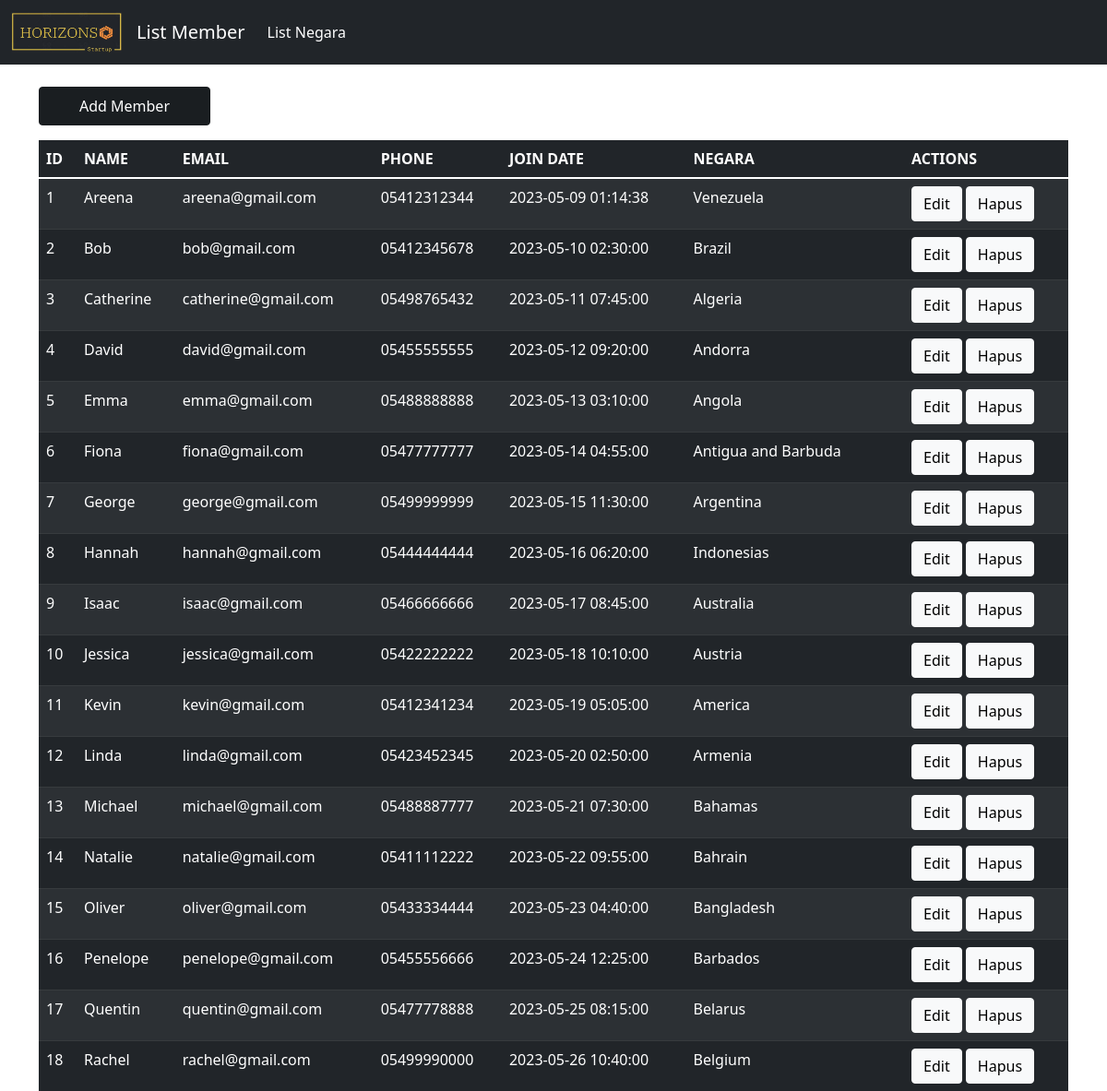
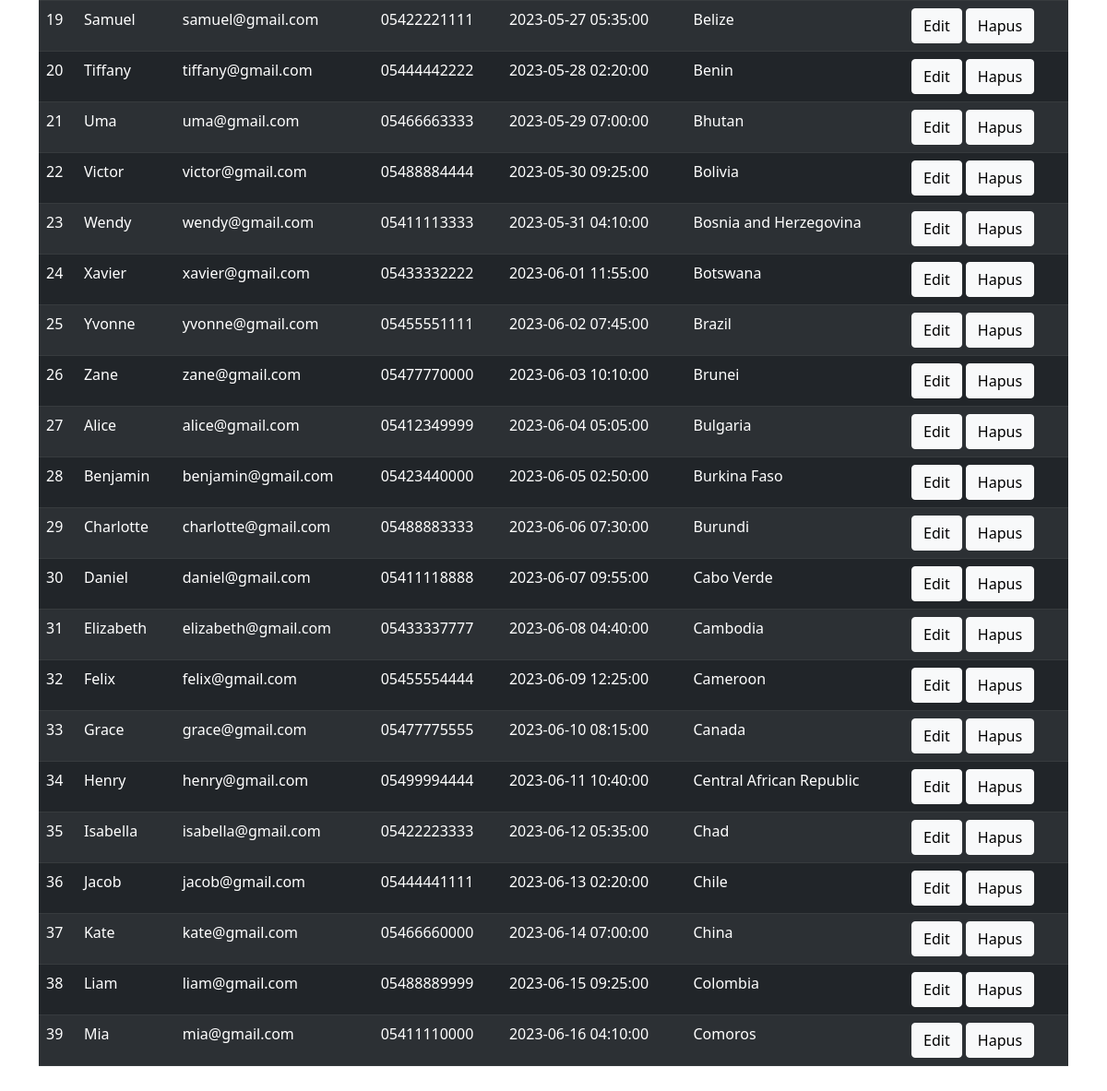
The app's page /source_code/tp_mvc/index.php with its own data (2 pictures, top to bottom).
### tables this page shows
CREATE TABLE IF NOT EXISTS `members` (
  `id` int NOT NULL AUTO_INCREMENT,
  `name` varchar(100) NOT NULL,
  `email` varchar(100) NOT NULL,
  `phone` varchar(100) NOT NULL,
  `id_negara` int NOT NULL,
  `join_date` timestamp NULL DEFAULT CURRENT_TIMESTAMP,
  PRIMARY KEY (`id`),
  KEY `id_negara` (`id_negara`)
);

CREATE TABLE IF NOT EXISTS `negara` (
  `id` int NOT NULL AUTO_INCREMENT,
  `name` varchar(50) NOT NULL,
  PRIMARY KEY (`id`)
);

### source_code/tp_mvc/controllers/MembersController.php (called while the page is built, shortened)
<?php
include_once("models/MembersClass.php");
include_once("views/MembersView.php");
class MembersController {
    private $members;
    function __construct(){
        $this->members = new Members(Conf::$db_host, Conf::$db_user, Conf::$db_pass, Conf::$db_name);
    }
    public function index() {
        $this->members->open();
        $this->members->getMembers();
        $data = array();
        while($row = $this->members->getResult()){
            array_push($data, $row);
        }
        $view = new MembersView();
        $view->render($data);
    }
}

### source_code/tp_mvc/views/MembersView.php (the view, shortened to what this page needs)
<?php
    class MembersView{
        public function render($data){
        $dataMember = null;
        foreach($data as $val){
            list($id,$nama,$email, $phone, $join_date,$id_negara ,$negara) = $val;
            $dataMember .= "<tr>
                    <td>" . $id . "</td>
                    <td>" . $nama . "</td>
                    <td>" . $email . "</td>
                    <td>" . $phone . "</td>
                    <td>" . $join_date . "</td>
                    <td>" . $negara . "</td>
                    <td>
                        <a href='index.php?id_edit=" . $id . "' class='btn btn-light''>Edit</a>
                        <a href='index.php?id_hapus=" . $id . "' class='btn btn-light''>Hapus</a>
                    </td>
                    </tr>";
        }
    }
}

### source_code/tp_mvc/index.php
<?php
include_once("models/TemplateClass.php");
include_once("models/DBClass.php");
include_once("controllers/MembersController.php");
$members = new MembersController();
if (isset($_POST['add'])) {
    $members->add($_POST);
}
else if (!empty($_GET['flag'])) {
    $members->datanegara();
}
else if (!empty($_GET['id_hapus'])) {
    $id = $_GET['id_hapus'];
    $members->delete($id);
}
else if (!empty($_GET['id_edit'])) {
    $id = $_GET['id_edit'];
    $members->datamember($id);
}
else if (!empty($_POST['id'])) {
    $id = $_POST['id'];
    $members->edit($id, $_POST);
}
else{
    $members->index();
}

### source_code/tp_mvc/models/TemplateClass.php (shortened to what this page needs)
<?php
class Template
{
    var $content = '';
    function __construct($filename='')
    {
        $this->content = implode('', @file($filename));
    }
    function clear()
    {
        $this->content = preg_replace("/DATA_[A-Z|_|0-9]+/", "", $this->content);
    }
    function write()
    {
        print $this->content;
    }
    function replace($old = '', $new = '')
    {
        if (is_int($new)) {
            $value = sprintf("%d", $new);
        }
        elseif (is_float($new)) {
            $value = sprintf("%f", $new);
        }
        elseif (is_array($new)) {
            $value = '';
            foreach ($new as $item) {
                $value .= $item. ' ';
            }
        }
        else {
            $value = $new;
        }
        $this->content = preg_replace("/$old/", $value, $this->content);
    }
}
?>

### records on screen
members: id "1", name "Areena", email "areena@gmail.com", phone "05412312344", join_date "2023-05-09 01:14:38", id_negara.name "Venezuela"
members: id "2", name "Bob", email "bob@gmail.com", phone "05412345678", join_date "2023-05-10 02:30:00", id_negara.name "Brazil"
members: id "3", name "Catherine", email "catherine@gmail.com", phone "05498765432", join_date "2023-05-11 07:45:00", id_negara.name "Algeria"
members: id "4", name "David", email "david@gmail.com", phone "05455555555", join_date "2023-05-12 09:20:00", id_negara.name "Andorra"
members: id "5", name "Emma", email "emma@gmail.com", phone "05488888888", join_date "2023-05-13 03:10:00", id_negara.name "Angola"
members: id "6", name "Fiona", email "fiona@gmail.com", phone "05477777777", join_date "2023-05-14 04:55:00", id_negara.name "Antigua and Barbuda"
members: id "7", name "George", email "george@gmail.com", phone "05499999999", join_date "2023-05-15 11:30:00", id_negara.name "Argentina"
members: id "8", name "Hannah", email "hannah@gmail.com", phone "05444444444", join_date "2023-05-16 06:20:00", id_negara.name "Indonesias"
members: id "9", name "Isaac", email "isaac@gmail.com", phone "05466666666", join_date "2023-05-17 08:45:00", id_negara.name "Australia"
members: id "10", name "Jessica", email "jessica@gmail.com", phone "05422222222", join_date "2023-05-18 10:10:00", id_negara.name "Austria"
members: id "11", name "Kevin", email "kevin@gmail.com", phone "05412341234", join_date "2023-05-19 05:05:00", id_negara.name "America"
members: id "12", name "Linda", email "linda@gmail.com", phone "05423452345", join_date "2023-05-20 02:50:00", id_negara.name "Armenia"
members: id "13", name "Michael", email "michael@gmail.com", phone "05488887777", join_date "2023-05-21 07:30:00", id_negara.name "Bahamas"
members: id "14", name "Natalie", email "natalie@gmail.com", phone "05411112222", join_date "2023-05-22 09:55:00", id_negara.name "Bahrain"
members: id "15", name "Oliver", email "oliver@gmail.com", phone "05433334444", join_date "2023-05-23 04:40:00", id_negara.name "Bangladesh"
members: id "16", name "Penelope", email "penelope@gmail.com", phone "05455556666", join_date "2023-05-24 12:25:00", id_negara.name "Barbados"
members: id "17", name "Quentin", email "quentin@gmail.com", phone "05477778888", join_date "2023-05-25 08:15:00", id_negara.name "Belarus"
members: id "18", name "Rachel", email "rachel@gmail.com", phone "05499990000", join_date "2023-05-26 10:40:00", id_negara.name "Belgium"
members: id "19", name "Samuel", email "samuel@gmail.com", phone "05422221111", join_date "2023-05-27 05:35:00", id_negara.name "Belize"
members: id "20", name "Tiffany", email "tiffany@gmail.com", phone "05444442222", join_date "2023-05-28 02:20:00", id_negara.name "Benin"
members: id "21", name "Uma", email "uma@gmail.com", phone "05466663333", join_date "2023-05-29 07:00:00", id_negara.name "Bhutan"
members: id "22", name "Victor", email "victor@gmail.com", phone "05488884444", join_date "2023-05-30 09:25:00", id_negara.name "Bolivia"
members: id "23", name "Wendy", email "wendy@gmail.com", phone "05411113333", join_date "2023-05-31 04:10:00", id_negara.name "Bosnia and Herzegovina"
members: id "24", name "Xavier", email "xavier@gmail.com", phone "05433332222", join_date "2023-06-01 11:55:00", id_negara.name "Botswana"
members: id "25", name "Yvonne", email "yvonne@gmail.com", phone "05455551111", join_date "2023-06-02 07:45:00", id_negara.name "Brazil"
members: id "26", name "Zane", email "zane@gmail.com", phone "05477770000", join_date "2023-06-03 10:10:00", id_negara.name "Brunei"
members: id "27", name "Alice", email "alice@gmail.com", phone "05412349999", join_date "2023-06-04 05:05:00", id_negara.name "Bulgaria"
members: id "28", name "Benjamin", email "benjamin@gmail.com", phone "05423440000", join_date "2023-06-05 02:50:00", id_negara.name "Burkina Faso"
members: id "29", name "Charlotte", email "charlotte@gmail.com", phone "05488883333", join_date "2023-06-06 07:30:00", id_negara.name "Burundi"
members: id "30", name "Daniel", email "daniel@gmail.com", phone "05411118888", join_date "2023-06-07 09:55:00", id_negara.name "Cabo Verde"
members: id "31", name "Elizabeth", email "elizabeth@gmail.com", phone "05433337777", join_date "2023-06-08 04:40:00", id_negara.name "Cambodia"
members: id "32", name "Felix", email "felix@gmail.com", phone "05455554444", join_date "2023-06-09 12:25:00", id_negara.name "Cameroon"
members: id "33", name "Grace", email "grace@gmail.com", phone "05477775555", join_date "2023-06-10 08:15:00", id_negara.name "Canada"
members: id "34", name "Henry", email "henry@gmail.com", phone "05499994444", join_date "2023-06-11 10:40:00", id_negara.name "Central African Republic"
members: id "35", name "Isabella", email "isabella@gmail.com", phone "05422223333", join_date "2023-06-12 05:35:00", id_negara.name "Chad"
members: id "36", name "Jacob", email "jacob@gmail.com", phone "05444441111", join_date "2023-06-13 02:20:00", id_negara.name "Chile"
members: id "37", name "Kate", email "kate@gmail.com", phone "05466660000", join_date "2023-06-14 07:00:00", id_negara.name "China"
members: id "38", name "Liam", email "liam@gmail.com", phone "05488889999", join_date "2023-06-15 09:25:00", id_negara.name "Colombia"
members: id "39", name "Mia", email "mia@gmail.com", phone "05411110000", join_date "2023-06-16 04:10:00", id_negara.name "Comoros"

### other values on screen
$this->content "List Member List Negara Add Member ID NAME EMAIL PHONE JOIN DATE NEGARA ACTIONS"
